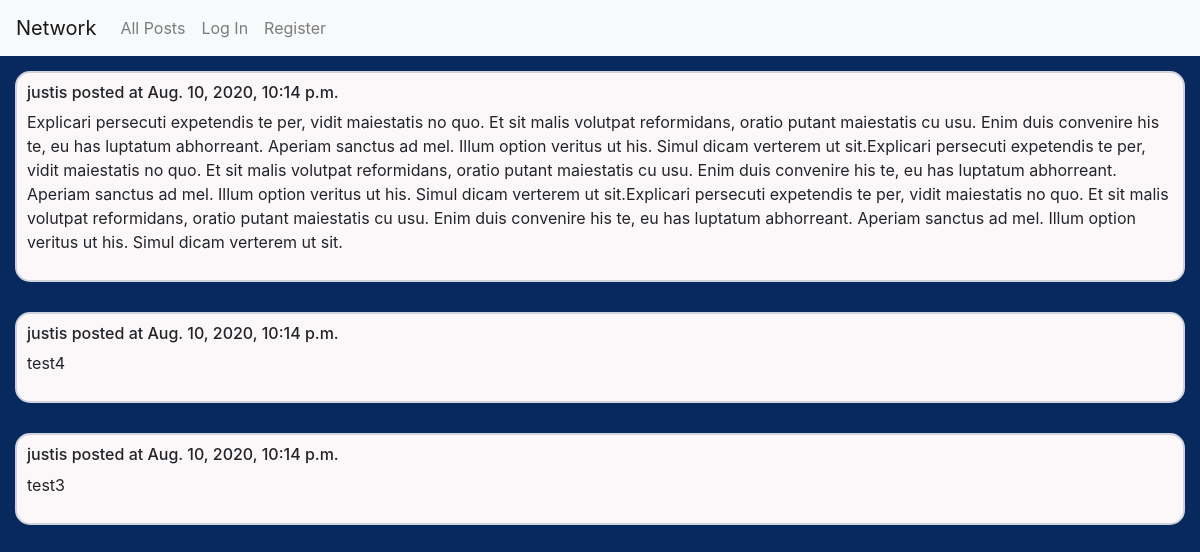
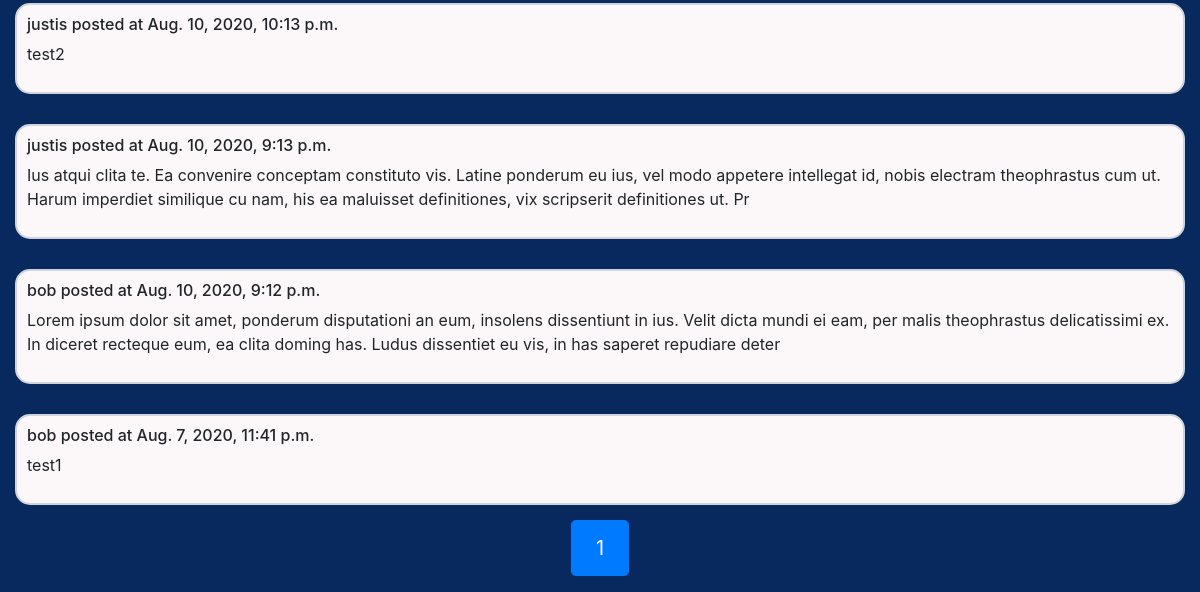
The app's page /, older data (2 pictures, top to bottom).
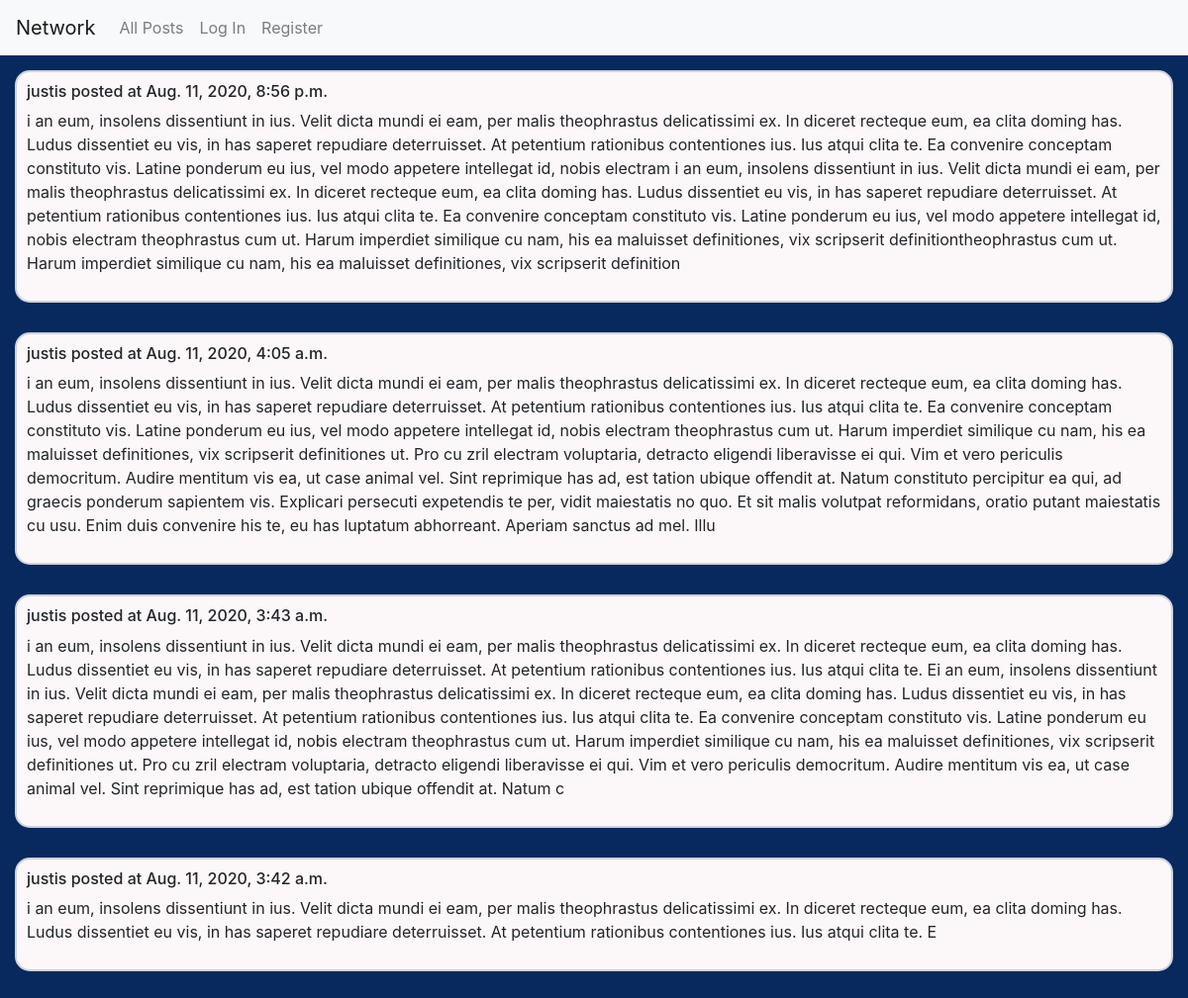
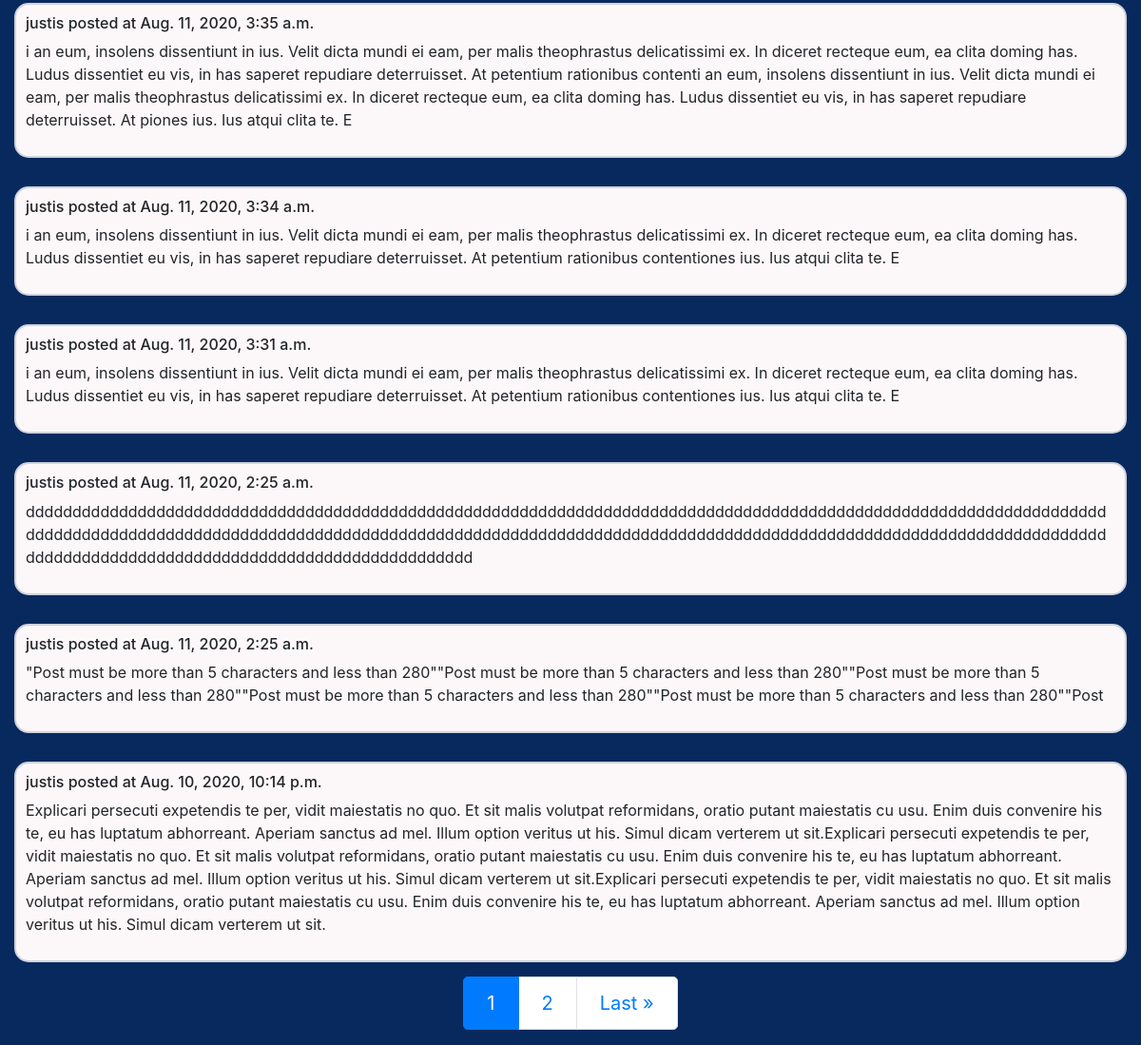
The same page, newer data (2 pictures, top to bottom).
### network/models.py (models this page shows)
class Post(models.Model):
    user = models.ForeignKey(
        User,
        on_delete=models.CASCADE
    )
    date = models.DateTimeField(auto_now_add=True)
    text = models.TextField(max_length=500)
    likes = models.ManyToManyField(
        User,
        related_name='liker',
        blank=True
    )

class User(AbstractUser):
    pass

### network/views.py (the view)
# urls.py: path("", views.index, name="index"),
def index(request, message=None):
    posts = Post.objects.order_by("-date").all().annotate(num_posts=Count("likes"))
    paginator = Paginator(posts, 10) # Show 10 posts per page.
    page_number = request.GET.get("page")
    page_obj = paginator.get_page(page_number)
    return render(request, "network/index.html", {
        "page_obj": page_obj,
        "message": message
        })

### network/templates/network/index.html (shortened to what this page needs)
{% extends "network/layout.html" %}
{% block body %}
    <div class="body-container">
        <div class="post-container">
        {% for post in page_obj %}
            <div class="post" id="{{ post.id }}">
                <h6>{{ post.user }} posted at {{ post.date}}</h6>
                <p>{{ post.text }}</p>
            </div>
        {% endfor %}
            <nav class="paginator" aria-label="...">
                <ul class="pagination pagination-lg">
                    <li class="page-item active" aria-current="page">
                        <span class="page-link">
                            {{ page_obj.number }}
                        </span>
                    </li>
                    {% if page_obj.has_next %}
                        <li class="page-item"><a class="page-link" href="?page={{ page_obj.next_page_number }}">{{ page_obj.next_page_number }}</a></li>
                        <li class="page-item"><a class="page-link" href="?page={{ page_obj.paginator.num_pages }}">Last &raquo;</a></li>
                    {% endif %}
                </ul>
            </nav>
        </div>
    </div>
{% endblock %}

Row changes from the older to the newer data that the page shows:
no longer on this page (row unchanged): Post: user "justis", date "Aug. 10, 2020, 10:14 p.m.", text "test4"
no longer on this page (row unchanged): Post: user "justis", date "Aug. 10, 2020, 10:14 p.m.", text "test3"
no longer on this page (row unchanged): Post: user "justis", date "Aug. 10, 2020, 10:13 p.m.", text "test2"
no longer on this page (row unchanged): Post: user "justis", date "Aug. 10, 2020, 9:13 p.m.", text "Ius atqui clita te. Ea convenire conceptam constituto vis. Latine ponderum eu ius, vel modo appetere intellegat id, nobis electram theophrastus cum ut. Harum imperdiet similique cu nam, his ea maluisset definitiones, vix scripserit definitiones ut. Pr"
no longer on this page (row unchanged): Post: user "bob", date "Aug. 10, 2020, 9:12 p.m.", text "Lorem ipsum dolor sit amet, ponderum disputationi an eum, insolens dissentiunt in ius. Velit dicta mundi ei eam, per malis theophrastus delicatissimi ex. In diceret recteque eum, ea clita doming has. Ludus dissentiet eu vis, in has saperet repudiare deter"
no longer on this page (row unchanged): Post: user "bob", date "Aug. 7, 2020, 11:41 p.m.", text "test1"
added Post: user "justis", date "Aug. 11, 2020, 8:56 p.m.", text "i an eum, insolens dissentiunt in ius. Velit dicta mundi ei eam, per malis theophrastus delicatissimi ex. In diceret recteque eum, ea clita doming has. Ludus dissentiet eu vis, in has saperet repudiare deterruisset. At petentium rationibus contentiones ius. Ius atqui clita te. Ea convenire conceptam constituto vis. Latine ponderum eu ius, vel modo appetere intellegat id, nobis electram i an eum, insolens dissentiunt in ius. Velit dicta mundi ei eam, per malis theophrastus delicatissimi ex. In diceret recteque eum, ea clita doming has. Ludus dissentiet eu vis, in has saperet repudiare deterruisset. At petentium rationibus contentiones ius. Ius atqui clita te. Ea convenire conceptam…"
added Post: user "justis", date "Aug. 11, 2020, 4:05 a.m.", text "i an eum, insolens dissentiunt in ius. Velit dicta mundi ei eam, per malis theophrastus delicatissimi ex. In diceret recteque eum, ea clita doming has. Ludus dissentiet eu vis, in has saperet repudiare deterruisset. At petentium rationibus contentiones ius. Ius atqui clita te. Ea convenire conceptam constituto vis. Latine ponderum eu ius, vel modo appetere intellegat id, nobis electram theophrastus cum ut. Harum imperdiet similique cu nam, his ea maluisset definitiones, vix scripserit definitiones ut. Pro cu zril electram voluptaria, detracto eligendi liberavisse ei qui. Vim et vero periculis democritum. Audire mentitum vis ea, ut case animal vel. Sint reprimique has ad, est tation ubique…"
added Post: user "justis", date "Aug. 11, 2020, 3:43 a.m.", text "i an eum, insolens dissentiunt in ius. Velit dicta mundi ei eam, per malis theophrastus delicatissimi ex. In diceret recteque eum, ea clita doming has. Ludus dissentiet eu vis, in has saperet repudiare deterruisset. At petentium rationibus contentiones ius. Ius atqui clita te. Ei an eum, insolens dissentiunt in ius. Velit dicta mundi ei eam, per malis theophrastus delicatissimi ex. In diceret recteque eum, ea clita doming has. Ludus dissentiet eu vis, in has saperet repudiare deterruisset. At petentium rationibus contentiones ius. Ius atqui clita te. Ea convenire conceptam constituto vis. Latine ponderum eu ius, vel modo appetere intellegat id, nobis electram theophrastus cum ut. Harum…"
added Post: user "justis", date "Aug. 11, 2020, 3:42 a.m.", text "i an eum, insolens dissentiunt in ius. Velit dicta mundi ei eam, per malis theophrastus delicatissimi ex. In diceret recteque eum, ea clita doming has. Ludus dissentiet eu vis, in has saperet repudiare deterruisset. At petentium rationibus contentiones ius. Ius atqui clita te. E"
added Post: user "justis", date "Aug. 11, 2020, 3:35 a.m.", text "i an eum, insolens dissentiunt in ius. Velit dicta mundi ei eam, per malis theophrastus delicatissimi ex. In diceret recteque eum, ea clita doming has. Ludus dissentiet eu vis, in has saperet repudiare deterruisset. At petentium rationibus contenti an eum, insolens dissentiunt in ius. Velit dicta mundi ei eam, per malis theophrastus delicatissimi ex. In diceret recteque eum, ea clita doming has. Ludus dissentiet eu vis, in has saperet repudiare deterruisset. At piones ius. Ius atqui clita te. E"
added Post: user "justis", date "Aug. 11, 2020, 3:34 a.m.", text "i an eum, insolens dissentiunt in ius. Velit dicta mundi ei eam, per malis theophrastus delicatissimi ex. In diceret recteque eum, ea clita doming has. Ludus dissentiet eu vis, in has saperet repudiare deterruisset. At petentium rationibus contentiones ius. Ius atqui clita te. E"
added Post: user "justis", date "Aug. 11, 2020, 3:31 a.m.", text "i an eum, insolens dissentiunt in ius. Velit dicta mundi ei eam, per malis theophrastus delicatissimi ex. In diceret recteque eum, ea clita doming has. Ludus dissentiet eu vis, in has saperet repudiare deterruisset. At petentium rationibus contentiones ius. Ius atqui clita te. E"
added Post: user "justis", date "Aug. 11, 2020, 2:25 a.m.", text "dddddddddddddddddddddddddddddddddddddddddddddddddddddddddddddddddddddddddddddddddddddddddddddddddddddddddddddddddddddddddddddddddddddddddddddddddddddddddddddddddddddddddddddddddddddddddddddddddddddddddddddddddddddddddddddddddddddddddddddddddddddddddddddddddddddddddddddddddddddddd"
added Post: user "justis", date "Aug. 11, 2020, 2:25 a.m.", text "\"Post must be more than 5 characters and less than 280\"\"Post must be more than 5 characters and less than 280\"\"Post must be more than 5 characters and less than 280\"\"Post must be more than 5 characters and less than 280\"\"Post must be more than 5 characters and less than 280\"\"Post"
Text that changed along with them:
{{ page_obj.next_page_number }}: (not shown) → "2"
text now shown: "Last »"
